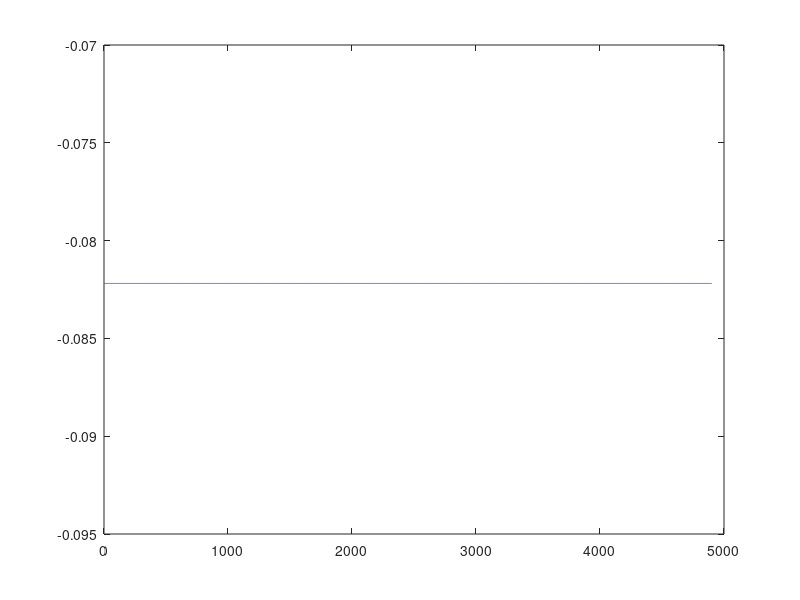

MATLAB code for this plot:
function animacionTerminosFourier



%save('terB12N12a.mat', 'mfbeB12N12a')
%mfbeB12N12a(i,:) = manualFBT001(ffteB12N12a, I, 1);

load('terB12N12a.mat');

t = length(mfbeB12N12a(:,1));
x = 1:length(mfbeB12N12a(1,:));
Yp = mfbeB12N12a;
Y = Yp(1,:);
x
Y
h = plot(x,Y, 'YDataSource', 'Y')
%axis([-inf inf -inf inf -1 1])
hold on

for m=2:length(t)
    m
    Y = Yp(m,:);
    refreshdata(h,'caller')
    drawnow; 
    pause(.035)
end


